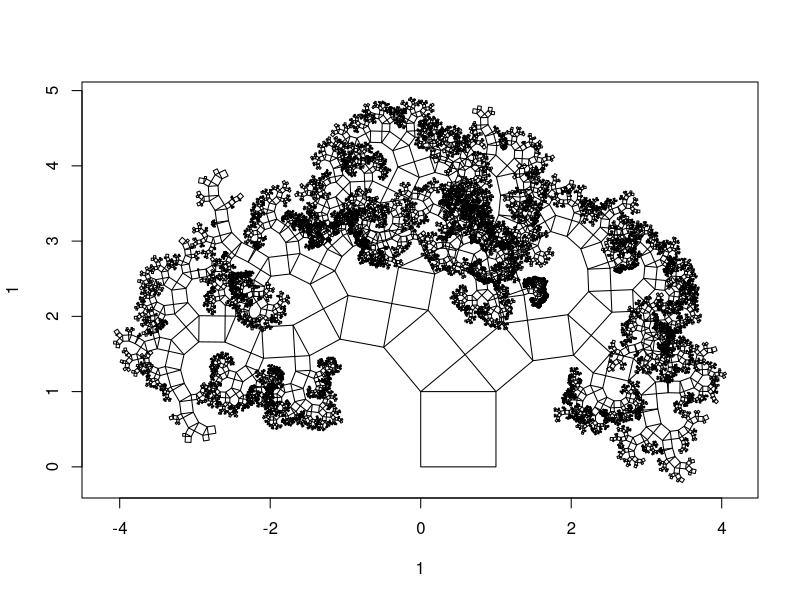

R code for this plot:
#This program generates a Pythagoras tree with a randomly varying branching ratio at each bifurcation point

rotationMatrix2D = function(rad) matrix(c(cos(rad),-sin(rad),sin(rad),cos(rad)),2,2)

generatePythagorasTree <- function(maxLevel = 10, p = 0.5, random_p = FALSE){
  generateTreeRec <- function(level, anchor, angle, base, side){
    baseCube = matrix(c(0,0,1,1,0,1,1,0), 4, 2) * base
    R = rotationMatrix2D(angle)
    
    newCube = t((R %*% t(baseCube)) + anchor)
    
    if(level == maxLevel){
      return(as.vector(newCube))
    }else{
      if(random_p) p = rnorm(1,0.5,0.25) %% 1 #Little more peaked at 0.5. Truncated betwwen (0,1)
      angle_left = asin(sqrt(1-p))
      angle_right = asin(sqrt(p))
      base_left = base*sqrt(p)
      base_right = base*sqrt(1-p)
      
      return( rbind(as.vector(newCube), 
                    generateTreeRec(level + 1, newCube[2 + side,], 
                                    angle + ifelse(side==0, -angle_left, pi/2 - angle_left), 
                                    base_left, 0),
                    generateTreeRec(level + 1, newCube[3 + side,], 
                                    angle + ifelse(side==0, -(pi/2 - angle_right), angle_right), 
                                    base_right, 1)))
    } 
  }
  
  return(generateTreeRec(level=0, anchor=c(0,0), angle=0, base=1, side=0))
}

plotTree = function(tree){
  plot(1, 1, type="n", xlim = range(tree[,1:4]), ylim = range(tree[,5:8]), asp=1)
  for (i in 1:nrow(tree)){
    lines(tree[i,c(1:4,1)], tree[i,c(5:8,5)])
  }
}

tree = generatePythagorasTree(14, random_p=T)
plotTree(tree)
